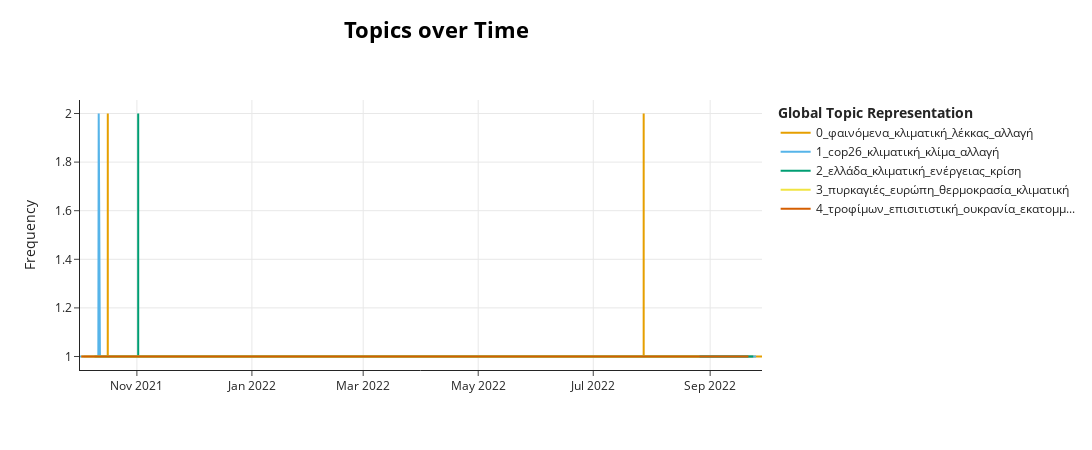

The notebook cell this image was saved under:
### Code cell
topics_over_time = topic_model.topics_over_time(news_list, timestamps)

topic_model.visualize_topics_over_time(topics_over_time)

### Figure 1 — Plotly figure (JSON) as saved in the notebook; plotly's stock layout.template omitted (floating-point values rounded to 4 significant figures; data arrays with more than 128 entries replaced by an {"elided": "..."} marker saying what was removed)
{"data": [{"hoverinfo": "text", "hovertext": {"elided": "247 str values"}, "marker": {"color": "#E69F00"}, "mode": "lines", "name": "0_φαινόμενα_κλιματική_λέκκας_αλλαγή", "type": "scatter", "x": {"elided": "247 str values"}, "y": {"elided": "247 int values"}}, {"hoverinfo": "text", "hovertext": {"elided": "143 str values"}, "marker": {"color": "#56B4E9"}, "mode": "lines", "name": "1_cop26_κλιματική_κλίμα_αλλαγή", "type": "scatter", "x": {"elided": "143 str values"}, "y": {"elided": "143 int values"}}, {"hoverinfo": "text", "hovertext": ["<b>Topic 2</b><br>Words: υπαίθρου, ερημοποίηση, θεσσαλίας, στήριξη, πολιτικών", "<b>Topic 2</b><br>Words: πολιτικές, ελλάδα, μετάβαση, πράσινη, ρόλο", "<b>Topic 2</b><br>Words: πατούλη, πράσινη, περιφερειάρχη, περιφερειών, αττικής", "<b>Topic 2</b><br>Words: αέριο, απε, αποθήκευση, ενεργειακή, περιστέρης", "<b>Topic 2</b><br>Words: ενεργειακή, ελαπε, περιστέρης, μετάβαση, σημείωσε", "<b>Topic 2</b><br>Words: καθημερινή, summits, esg, καραβέλλας, κόστος", "<b>Topic 2</b><br>Words: πάουελ, αλβανία, σεισμός, ερντογάν, ελλάδα", "<b>Topic 2</b><br>Words: μειώνεται, κύπρο, θερμοκρασίες, κλεάνθης, κρίση", "<b>Topic 2</b><br>Words: ελλάδα, πλατεία, κλιματική, κι, κρίση", "<b>Topic 2</b><br>Words: σαουδικής, αραβίας, μητσοτάκης, συνάντηση, κυριάκος", "<b>Topic 2</b><br>Words: κέρι, μητσοτάκης, σαουδική, αραβία, ελλάδα", "<b>Topic 2</b><br>Words: 10, ηπα, 27, τουρκία, θέματα", "<b>Topic 2</b><br>Words: τουρκίας, ηπα, συνάντηση, brahim, kalın", "<b>Topic 2</b><br>Words: μπάιντεν, τζο, ρώμη, δύο, νομοσχέδιο", "<b>Topic 2</b><br>Words: τουρκία, ξένων, δυνάμεων, ενόπλων, κρίση", "<b>Topic 2</b><br>Words: πρωθυπουργός, ελλάδα, πρωθυπουργού, ομιλία, πράσινη", "<b>Topic 2</b><br>Words: ελλάδα, ενέργειας, αφορά, άνθρακα, αντιμετωπίσουμε", "<b>Topic 2</b><br>Words: ελλάδα, ενέργειας, άνθρακα, αντιμετωπίσουμε, μητσοτάκης", "<b>Topic 2</b><br>Words: μητσοτάκης, αποκαλεί, εφαρμόζει, κυβέρνησής, tags", "<b>Topic 2</b><br>Words: πρωθυπουργός, απολιγνιτοποίηση, τόνισε, κυριάκος, μητσοτάκης", "<b>Topic 2</b><br>Words: ελλάδα, ενέργειας, πράσινης, άνθρακα, αντιμετωπίσουμε", "<b>Topic 2</b><br>Words: ελλάδα, ενέργειας, άνθρακα, αντιμετωπίσουμε, προορισμούς", "<b>Topic 2</b><br>Words: ελλάδα, ενέργειας, άνθρακα, αντιμετωπίσουμε, μητσοτάκης", "<b>Topic 2</b><br>Words: ελλάδα, ενέργειας, άνθρακα, αντιμετωπίσουμε, προορισμούς", "<b>Topic 2</b><br>Words: ελλάδα, άνθρακα, παπαμήτσος, μητσοτάκης, πρωθυπουργός", "<b>Topic 2</b><br>Words: ελλάδα, μητσοτάκης, πρωθυπουργός, άνθρακα, αντιμετωπίσουμε", "<b>Topic 2</b><br>Words: ελλάδα, ενέργειας, άνθρακα, αντιμετωπίσουμε, προορισμούς", "<b>Topic 2</b><br>Words: ελλάδα, μητσοτάκης, πρωτοβουλίες, ενέργειας, αφορά", "<b>Topic 2</b><br>Words: photo, ελλάδα, ap, μητσοτάκης, ενέργειας", "<b>Topic 2</b><br>Words: ελλάδα, ενέργειας, αφορά, άνθρακα, αντιμετωπίσουμε", "<b>Topic 2</b><br>Words: ελλάδα, άνθρακα, πρωθυπουργός, ενέργειας, απεξάρτηση", "<b>Topic 2</b><br>Words: ελλάδα, ενέργειας, άνθρακα, αντιμετωπίσουμε, προορισμούς", "<b>Topic 2</b><br>Words: ελλάδα, ενέργειας, άνθρακα, αντιμετωπίσουμε, προορισμούς", "<b>Topic 2</b><br>Words: ελλάδα, ενέργειας, άνθρακα, αντιμετωπίσουμε, προορισμούς", "<b>Topic 2</b><br>Words: ελλάδα, ενέργειας, αφορά, αναφέρθηκε, άνθρακα", "<b>Topic 2</b><br>Words: στιγμή, βίντεο, συνέδριο, ξύπνησε, αιχμαλωτίσει", "<b>Topic 2</b><br>Words: ελλάδα, ενέργειας, άνθρακα, αντιμετωπίσουμε, προορισμούς", "<b>Topic 2</b><br>Words: ελλάδα, ενέργειας, άνθρακα, αντιμετωπίσουμε, προορισμούς", "<b>Topic 2</b><br>Words: ελλάδα, πρωθυπουργός, ενέργειας, αντιμετωπίσουμε, αφορά", "<b>Topic 2</b><br>Words: ελλάδα, άνθρακα, ενέργειας, αφορά, προορισμούς", "<b>Topic 2</b><br>Words: πρωθυπουργός, μητσοτάκης, ενέργειας, υπεράκτια, αιολική", "<b>Topic 2</b><br>Words: ελλάδα, μητσοτάκης, πρωθυπουργός, άνθρακα, αντιμετωπίσουμε", "<b>Topic 2</b><br>Words: ελλάδα, άνθρακα, μητσοτάκης, ενέργειας, αφορά", "<b>Topic 2</b><br>Words: ελλάδα, μπορούμε, πράσινη, πράσινης, απλά", "<b>Topic 2</b><br>Words: ελλάδα, μπορούμε, πράσινη, ιδέες, μητσοτάκης", "<b>Topic 2</b><br>Words: ελλάδα, μπορούμε, πράσινη, πράσινης, απλά", "<b>Topic 2</b><br>Words: ελλάδα, απλά, πράσινη, μπορούμε, πράσινης", "<b>Topic 2</b><br>Words: ελλάδα, μπορούμε, πράσινη, πράσινης, απλά", "<b>Topic 2</b><br>Words: ελλάδα, απλά, πράσινη, μπορούμε, χώρα", "<b>Topic 2</b><br>Words: ελλάδα, πράσινη, μπορούμε, πράσινης, προηγουμένου", "<b>Topic 2</b><br>Words: ελλάδα, μπορούμε, πράσινη, πράσινης, απλά", "<b>Topic 2</b><br>Words: παρέλειψε, απέκρυψε, ελλάδας, πρωθυπουργός, κυβέρνησή", "<b>Topic 2</b><br>Words: mclaren, πρίγκιπας, κάρολος, f1, μπρον", "<b>Topic 2</b><br>Words: παρέλειψε, απέκρυψε, ελλάδας, πρωθυπουργός, κυβέρνησή", "<b>Topic 2</b><br>Words: παρέλειψε, απέκρυψε, ελλάδας, κυβέρνησή, κλιματική", "<b>Topic 2</b><br>Words: μπακογιάννης, δημοτικού, ειδήσεις, kathimerini, δημοτική", "<b>Topic 2</b><br>Words: photo, 12, εμμανουήλ, άγης, ελλάδα", "<b>Topic 2</b><br>Words: υπουργοί, συζήτησαν, εξωτερικών, σούκρι, ανακοινωθέν", "<b>Topic 2</b><br>Words: ελλάδα, κάρβουνου, κλιματική, κλιματικής, κάρβουνο", "<b>Topic 2</b><br>Words: ελλάδα, κι, κλιματική, φυσικό, wwf", "<b>Topic 2</b><br>Words: wwf, προστασία, χρόνια, 30, ασταμάτητα", "<b>Topic 2</b><br>Words: ξέρεις, κάνει, πλεμπαίε, μεγάλε, ψιτ", "<b>Topic 2</b><br>Words: κύπρος, αναστασιάδης, ναυτιλία, συνεπειών, αλλαγής", "<b>Topic 2</b><br>Words: υπερθέρμανσης, διακυβερνητικής, μείωση, οηε, εκπροσώπων", "<b>Topic 2</b><br>Words: οικονομικών, ομολόγου, έκδοσης, ελλάδα, βιώσιμου", "<b>Topic 2</b><br>Words: στουρνάρας, ελλάδα, 2014, πληθωρισμού, πληθωρισμό", "<b>Topic 2</b><br>Words: μητσοτάκη, άρθρο, κυβέρνησης, κλιματική, κυβέρνηση", "<b>Topic 2</b><br>Words: δράσεις, αμυράς, τονίζοντας, υφυπουργός, απομακρυσμένων", "<b>Topic 2</b><br>Words: συνεδριάζει, συνήθως, μπίλντερμπεργκ, φορά, ομάδα", "<b>Topic 2</b><br>Words: κυπριακής, πρωτοβουλία, εξέφρασε, ανέφερε, κλιματική", "<b>Topic 2</b><br>Words: δικαιοσύνης, τσιάρας, ουάσιγκτον, συνέλευσης, γενικής", "<b>Topic 2</b><br>Words: πρώην, μανιάτης, ενέργειας, συζήτηση, υποστήριξε", "<b>Topic 2</b><br>Words: ευρωπαίων, αμερικανών, διακοπών, κακό, φόβος", "<b>Topic 2</b><br>Words: economist, αναφερθεί, τσίπρας, συνέδριο, πανδημά", "<b>Topic 2</b><br>Words: τσίπρας, αναφερθεί, θυμήθηκε, τροφοδοτούσε, επιτεθεί", "<b>Topic 2</b><br>Words: έκταση, ελλάδα, πυρκαγιές, ελλάδας, συνολική", "<b>Topic 2</b><br>Words: κουνουπιών, εντόμων, τζιτζικιών, τριχάς, χρονιά", "<b>Topic 2</b><br>Words: φταίει, κρίση, καταστροφές, κλιματική, κράτος", "<b>Topic 2</b><br>Words: φταίει, κρίση, καταστροφές, αιτίας, κλιματική", "<b>Topic 2</b><br>Words: αμερική, ελλάδα, αντίδραση, καίγεται, κυβέρνηση", "<b>Topic 2</b><br>Words: πυρκαγιά, ελλάδα, πρωθυπουργός, κυβέρνηση, κλιματική", "<b>Topic 2</b><br>Words: κυβέρνηση, ενέργειας, κλιματική, ελλάδα, στρέμματα", "<b>Topic 2</b><br>Words: προοδευτική, ακρίβειας, πολιτικές, συμμαχία, κοινωνίας", "<b>Topic 2</b><br>Words: mcguire, κλιματική, ελλάδα, αντιστροφής, θερμοκρασίας", "<b>Topic 2</b><br>Words: ρεπορτάζ, ελλάδα, spiegel, handelsblatt, χρέους", "<b>Topic 2</b><br>Words: ελλάδα, ocean, conference, our, 2024", "<b>Topic 2</b><br>Words: ελλάδα, ηπα, ναυτιλίας, πρωθυπουργού, ενέργειας", "<b>Topic 2</b><br>Words: ελλάδα, ηπα, ναυτιλίας, πρωθυπουργού, ενέργειας", "<b>Topic 2</b><br>Words: ελλάδα, ναυτιλίας, ωκεανούς, κέρι, κρίσης", "<b>Topic 2</b><br>Words: ελλάδα, ocean, conference, our, διάσκεψη", "<b>Topic 2</b><br>Words: ελλάδα, ηπα, ναυτιλίας, πρωθυπουργού, ενέργειας", "<b>Topic 2</b><br>Words: ελλάδα, πρωθυπουργού, ηπα, κέρι, ναυτιλίας", "<b>Topic 2</b><br>Words: εξωτερικών, υπουργός, τουρκία, δένδιας, πράσινη", "<b>Topic 2</b><br>Words: εξωτερικών, δένδιας, υπουργός, τουρκία, πράσινη", "<b>Topic 2</b><br>Words: ελλάδα, κέρι, ocean, conference, ναυτιλίας", "<b>Topic 2</b><br>Words: ελλάδα, ελλάδας, ενέργειας, τουρκίας, υπερπτήσεις", "<b>Topic 2</b><br>Words: παίξει, ευρώπη, αλτμάιερ, ρόλο, κίνα", "<b>Topic 2</b><br>Words: παίξει, αλτμάιερ, ευρώπη, ρόλο, ελλάδα", "<b>Topic 2</b><br>Words: παίξει, αλτμάιερ, ευρώπη, ρόλο, ελλάδα", "<b>Topic 2</b><br>Words: πρωθυπουργός, εργαλειοποίηση, στείλει, κυριάκος, μητσοτάκης", "<b>Topic 2</b><br>Words: ελλάδα, πρωθυπουργός, τουρκία, αιγαίο, διεκδικήσεις"], "marker": {"color": "#009E73"}, "mode": "lines", "name": "2_ελλάδα_κλιματική_ενέργειας_κρίση", "type": "scatter", "x": ["2021-10-09T12:34:00", "2021-10-11T06:01:43", "2021-10-12T22:15:00", "2021-10-13T08:08:04", "2021-10-14T13:28:32", "2021-10-19T18:12:00", "2021-10-19T19:00:00", "2021-10-21T11:22:00", "2021-10-25T07:39:00", "2021-10-25T10:18:00", "2021-10-26T08:34:00", "2021-10-27T15:18:53", "2021-10-27T18:20:59", "2021-10-30T07:53:00", "2021-10-31T05:45:02", "2021-11-01T15:07:59", "2021-11-01T15:08:00", "2021-11-01T15:10:55", "2021-11-01T15:11:35", "2021-11-01T15:43:46", "2021-11-01T15:50:00", "2021-11-01T16:13:39", "2021-11-01T16:17:49", "2021-11-01T16:24:35", "2021-11-01T16:33:30", "2021-11-01T16:45:00", "2021-11-01T16:45:35", "2021-11-01T16:45:50", "2021-11-01T16:47:26", "2021-11-01T16:49:00", "2021-11-01T16:52:33", "2021-11-01T16:59:21", "2021-11-01T17:10:10", "2021-11-01T17:21:15", "2021-11-01T17:30:00", "2021-11-01T17:32:44", "2021-11-01T18:00:30", "2021-11-01T18:17:21", "2021-11-01T18:45:00", "2021-11-01T21:01:57", "2021-11-02T07:04:00", "2021-11-02T10:49:46", "2021-11-02T12:40:22", "2021-11-03T08:52:00", "2021-11-03T08:54:01", "2021-11-03T08:55:00", "2021-11-03T09:03:11", "2021-11-03T09:06:50", "2021-11-03T09:07:01", "2021-11-03T10:00:00", "2021-11-03T10:08:41", "2021-11-05T10:44:19", "2021-11-05T11:02:30", "2021-11-05T14:38:34", "2021-11-06T13:55:00", "2021-11-08T20:13:00", "2021-11-13T05:00:43", "2021-11-19T23:25:40", "2021-12-04T10:00:28", "2021-12-16T06:53:07", "2021-12-16T20:04:44", "2022-01-28T09:40:11", "2022-02-11T12:00:00", "2022-04-11T18:28:42", "2022-04-19T18:10:33", "2022-05-07T11:51:18", "2022-05-23T18:18:40", "2022-05-25T17:59:32", "2022-06-01T13:48:58", "2022-06-07T12:49:00", "2022-06-09T17:18:49", "2022-06-11T19:54:00", "2022-07-01T20:55:00", "2022-07-07T17:36:28", "2022-07-07T19:00:00", "2022-07-08T15:27:32", "2022-07-13T09:34:10", "2022-07-20T17:15:56", "2022-07-21T05:42:04", "2022-07-22T18:19:00", "2022-07-23T13:30:02", "2022-07-25T11:00:42", "2022-07-26T08:45:00", "2022-08-06T12:11:01", "2022-08-19T11:00:00", "2022-08-29T11:09:00", "2022-08-29T12:00:40", "2022-08-29T12:06:56", "2022-08-29T12:20:25", "2022-08-29T12:30:00", "2022-08-29T13:50:48", "2022-08-29T14:02:00", "2022-08-29T17:19:09", "2022-08-29T19:00:23", "2022-08-30T07:48:00", "2022-08-31T17:24:00", "2022-09-09T08:33:32", "2022-09-09T09:18:03", "2022-09-09T09:22:06", "2022-09-23T16:46:13", "2022-09-23T20:10:43"], "y": [1, 1, 1, 1, 1, 1, 1, 1, 1, 1, 1, 1, 1, 1, 1, 1, 1, 1, 1, 1, 1, 1, 1, 1, 1, 1, 2, 1, 1, 1, 1, 1, 1, 1, 1, 1, 1, 1, 2, 1, 1, 1, 1, 1, 1, 1, 1, 1, 1, 1, 1, 1, 1, 1, 1, 1, 1, 1, 1, 1, 1, 1, 1, 1, 1, 1, 1, 1, 1, 1, 1, 1, 1, 1, 1, 1, 1, 1, 1, 1, 1, 1, 1, 1, 1, 1, 1, 1, 1, 1, 1, 1, 1, 1, 1, 1, 1, 1, 1, 1, 1]}, {"hoverinfo": "text", "hovertext": ["<b>Topic 3</b><br>Words: αλλαγή, πολιτικής, πυρκαγιές, προστασίας, κλιματική", "<b>Topic 3</b><br>Words: ανέμων, ft, μειωθεί, vortex, πόλων", "<b>Topic 3</b><br>Words: αλλαγή, κλιματική, αλλαγής, άρθρων, κλιματικής", "<b>Topic 3</b><br>Words: πλημμυρισμένα, βρέχει, χωράφια, ευθύνεται, δυστυχώς", "<b>Topic 3</b><br>Words: πυρκαγιές, κλιματική, διαχείριση, αλλαγή, πολίτη", "<b>Topic 3</b><br>Words: πυρκαγιές, ντοκιμαντέρ, ελλάς, cinedoc, wwf", "<b>Topic 3</b><br>Words: πυρκαγιές, ντοκιμαντέρ, ελλάς, cinedoc, wwf", "<b>Topic 3</b><br>Words: κλιματική, αλλαγή, πυρκαγιές, πόλεις, γλασκώβη", "<b>Topic 3</b><br>Words: ευρώπη, πυρκαγιές, ρεκόρ, συχνότητα, χρόνια", "<b>Topic 3</b><br>Words: θεοδοσόπουλος, χειμώνα, προγνώστης, βαθμούς, μετεωρολόγος", "<b>Topic 3</b><br>Words: 07, 11, 2021, ευρωπη, ισπανία", "<b>Topic 3</b><br>Words: wwf, καταστολή, πυρκαγιές, πρόληψη, πυρκαγιών", "<b>Topic 3</b><br>Words: πυρκαγιές, κλιματική, αυστραλία, παράγοντας, csiro", "<b>Topic 3</b><br>Words: φωτιές, εμπρηστές, πυρκαγιές, κλιματική, καλοκαίρι", "<b>Topic 3</b><br>Words: 14, 03, 2022, 13, κλιματική", "<b>Topic 3</b><br>Words: εδαφών, εδάφη, υποβάθμιση, αφορά, πυρκαγιές", "<b>Topic 3</b><br>Words: βαθμούς, πιθανότητα, άνθρακα, εκπομπές, άνοδος", "<b>Topic 3</b><br>Words: πιθανότητα, βαθμούς, άνθρακα, εκπομπές, άνοδος", "<b>Topic 3</b><br>Words: βαθμούς, πιθανότητα, άνθρακα, εκπομπές, άνοδος", "<b>Topic 3</b><br>Words: and, επαυπς, responders, μετέχει, first", "<b>Topic 3</b><br>Words: climpact, κλιματική, ατμοσφαιρική, θερμοκρασία, αλλαγή", "<b>Topic 3</b><br>Words: κρίσεων, κινδύνων, διεργασίες, σταδίου, κινδύνου", "<b>Topic 3</b><br>Words: νότια, εποχή, ισπανία, γαλλία, στροφή", "<b>Topic 3</b><br>Words: ευρώπη, ζέστη, γαλλία, ισπανία, θερμοκρασίες", "<b>Topic 3</b><br>Words: πυρκαγιές, πυρκαγιών, drones, ευρώπη, κλιματική", "<b>Topic 3</b><br>Words: πυρκαγιές, κλιματικής, εμπρησμού, αλλαγή, κλιματική", "<b>Topic 3</b><br>Words: 01, 07, 2022, πυρκαγιές, 11", "<b>Topic 3</b><br>Words: πυρκαγιές, πυρκαγιών, περιόδου, διάρκεια, παγκοσμίως", "<b>Topic 3</b><br>Words: ακραίων, καιρικών, φαινομένων, κλιματικής, ευρώπη", "<b>Topic 3</b><br>Words: αηδίες, εργαστηριακές, μπουκώσουν, γιά, ταπύρινα", "<b>Topic 3</b><br>Words: ευρώπη, ζέστη, βολβού, υγρού, θερμοκρασίες", "<b>Topic 3</b><br>Words: πυρκαγιές, ευρώπη, θερμοκρασίες, περισσότερα, καύσωνας", "<b>Topic 3</b><br>Words: 07, 18, ευρώπη, 2022, πυρκαγιές", "<b>Topic 3</b><br>Words: πλανήτη, ολοένα, περιοχές, ευρώπη, καύσωνα", "<b>Topic 3</b><br>Words: πλανήτη, ολοένα, ευρώπη, περιοχές, καύσωνα", "<b>Topic 3</b><br>Words: πλανήτη, ολοένα, περιοχές, ευρώπη, καύσωνα", "<b>Topic 3</b><br>Words: πλανήτη, ολοένα, περιοχές, ευρώπη, καύσωνα", "<b>Topic 3</b><br>Words: αλλαγή, μπορείς, κλιματική, κάνεις, πυρκαγιές", "<b>Topic 3</b><br>Words: πουλάνε, νορμάλ, αέρα, φωτιές, θερμοκρασίες", "<b>Topic 3</b><br>Words: πυρκαγιές, θερμοκρασία, ευρώπη, αύξηση, στοιχεία", "<b>Topic 3</b><br>Words: πυρκαγιές, θερμοκρασία, ευρώπη, αύξηση, στοιχεία", "<b>Topic 3</b><br>Words: πυρκαγιές, θερμοκρασία, ευρώπη, αύξηση, στοιχεία", "<b>Topic 3</b><br>Words: πυρκαγιές, θερμοκρασία, αύξηση, ευρώπη, στοιχεία", "<b>Topic 3</b><br>Words: πυρκαγιές, θερμοκρασία, ευρώπη, αύξηση, στοιχεία", "<b>Topic 3</b><br>Words: πυρκαγιές, θερμοκρασία, ευρώπη, αύξηση, στοιχεία", "<b>Topic 3</b><br>Words: πυρκαγιές, vouchers, διπλασιάζονται, ελλάδα, 400", "<b>Topic 3</b><br>Words: πυρκαγιές, θερμοκρασία, ευρώπη, αύξηση, στοιχεία", "<b>Topic 3</b><br>Words: πυρκαγιές, θερμοκρασία, ευρώπη, αύξηση, στοιχεία", "<b>Topic 3</b><br>Words: πυρκαγιές, θερμοκρασία, ευρώπη, αύξηση, στοιχεία", "<b>Topic 3</b><br>Words: πυρκαγιές, θερμοκρασία, ευρώπη, αύξηση, στοιχεία", "<b>Topic 3</b><br>Words: πυρκαγιές, θερμοκρασία, ευρώπη, αύξηση, στοιχεία", "<b>Topic 3</b><br>Words: θερμοκρασία, αύξηση, στοιχεία, ευρώπη, κλιματική", "<b>Topic 3</b><br>Words: πυρκαγιές, θερμοκρασία, ευρώπη, στοιχεία, αύξηση", "<b>Topic 3</b><br>Words: πυρκαγιές, θερμοκρασία, ευρώπη, αύξηση, στοιχεία", "<b>Topic 3</b><br>Words: θερμοκρασία, αύξηση, στοιχεία, ευρώπη, κλιματική", "<b>Topic 3</b><br>Words: πυρκαγιές, θερμοκρασία, ευρώπη, αύξηση, στοιχεία", "<b>Topic 3</b><br>Words: πυρκαγιές, θερμοκρασία, ευρώπη, αύξηση, στοιχεία", "<b>Topic 3</b><br>Words: πυρκαγιές, θερμοκρασία, ευρώπη, αύξηση, στοιχεία", "<b>Topic 3</b><br>Words: θερμοκρασία, αύξηση, στοιχεία, ευρώπη, κλιματική", "<b>Topic 3</b><br>Words: πυρκαγιές, θερμοκρασία, ευρώπη, αύξηση, στοιχεία", "<b>Topic 3</b><br>Words: πυρκαγιές, θερμοκρασία, ευρώπη, αύξηση, στοιχεία", "<b>Topic 3</b><br>Words: πυρκαγιές, θερμοκρασία, ευρώπη, αύξηση, στοιχεία", "<b>Topic 3</b><br>Words: θερμοκρασία, στοιχεία, αύξηση, ευρώπη, κλιματική", "<b>Topic 3</b><br>Words: πυρκαγιές, στοιχεία, μπε, απε, ελλάδα", "<b>Topic 3</b><br>Words: πυρκαγιές, κλιματική, αλλαγή, στοιχεία, παιδιά", "<b>Topic 3</b><br>Words: πυρκαγιές, θερμοκρασία, ευρώπη, αύξηση, στοιχεία", "<b>Topic 3</b><br>Words: πυρκαγιές, θερμοκρασία, ευρώπη, αύξηση, στοιχεία", "<b>Topic 3</b><br>Words: πυρκαγιές, θερμοκρασία, ευρώπη, αύξηση, στοιχεία", "<b>Topic 3</b><br>Words: πυρκαγιές, θερμοκρασία, ευρώπη, αύξηση, στοιχεία", "<b>Topic 3</b><br>Words: πυρκαγιές, θερμοκρασία, ευρώπη, αύξηση, στοιχεία", "<b>Topic 3</b><br>Words: πυρκαγιές, θερμοκρασία, ευρώπη, αύξηση, στοιχεία", "<b>Topic 3</b><br>Words: πυρκαγιές, θερμοκρασία, κλιματική, ευρώπη, αλλαγή", "<b>Topic 3</b><br>Words: πυρκαγιές, θερμοκρασία, κλιματική, ευρώπη, αλλαγή", "<b>Topic 3</b><br>Words: πυρκαγιές, θερμοκρασία, ευρώπη, αύξηση, στοιχεία", "<b>Topic 3</b><br>Words: πυρκαγιές, στοιχεία, ελλάδα, ανάγνωση, αμφιβολίας", "<b>Topic 3</b><br>Words: πυρκαγιές, θερμοκρασία, ευρώπη, αύξηση, στοιχεία", "<b>Topic 3</b><br>Words: πυρκαγιές, ευρώπη, κλιματική, θερμοκρασία, αλλαγή", "<b>Topic 3</b><br>Words: πυρκαγιές, θερμοκρασία, ευρώπη, στοιχεία, αύξηση", "<b>Topic 3</b><br>Words: πυρκαγιές, θερμοκρασία, ευρώπη, αύξηση, κλιματική", "<b>Topic 3</b><br>Words: πυρκαγιές, θερμοκρασία, ευρώπη, αύξηση, στοιχεία", "<b>Topic 3</b><br>Words: μέση, συχνά, ανατολή, θερμοκρασίες, πυρκαγιές", "<b>Topic 3</b><br>Words: ιουλίου, πυρκαγιές, θερμοκρασίες, κύμα, πάγου", "<b>Topic 3</b><br>Words: πυρκαγιάς, κινδύνου, αύξηση, πυρκαγιών, ευρώπη", "<b>Topic 3</b><br>Words: πυρκαγιάς, κινδύνου, αύξηση, ευρώπη, πυρκαγιών", "<b>Topic 3</b><br>Words: πυρκαγιές, πυρκαγιών, πυροσβέστες, δασικών, δασικές", "<b>Topic 3</b><br>Words: πυρκαγιές, ευρώπη, πυρκαγιών, κλιματική, αύξηση", "<b>Topic 3</b><br>Words: πυρκαγιές, αναμένεται, μέση, θερμοκρασία, ελλάδα", "<b>Topic 3</b><br>Words: mcguire, πυρκαγιές, θερμοκρασία, λέει, κλιματική", "<b>Topic 3</b><br>Words: 01, 08, 2022, επιστημονικα, νεα", "<b>Topic 3</b><br>Words: πυρκαγιές, στρέμματα, χρόνια, υπηρεσία, δασική", "<b>Topic 3</b><br>Words: ζέστη, θανάτων, κλιματική, 2018, πυρκαγιές", "<b>Topic 3</b><br>Words: 08, 2022, 11, ευρώπη, πυρκαγιές", "<b>Topic 3</b><br>Words: πυρκαγιές, φωτιές, επανδρωμένα, χαρακτηριστούν, δάση", "<b>Topic 3</b><br>Words: ευρώπη, ισπανία, ιταλία, βαλένθια, σαρώνουν", "<b>Topic 3</b><br>Words: 08, 25, 2022, δασών, επιστημονικα", "<b>Topic 3</b><br>Words: πυρκαγιές, θερμοκρασίας, θυελλώδεις, ελλάδα, αύξηση"], "marker": {"color": "#F0E442"}, "mode": "lines", "name": "3_πυρκαγιές_ευρώπη_θερμοκρασία_κλιματική", "type": "scatter", "x": ["2021-10-02T13:10:11", "2021-10-08T11:44:33", "2021-10-08T13:00:00", "2021-10-15T17:15:25", "2021-10-22T09:35:43", "2021-10-26T08:31:00", "2021-10-26T09:50:57", "2021-10-31T07:00:00", "2021-11-03T09:30:48", "2021-11-07T11:00:00", "2021-11-07T17:12:53", "2021-11-18T21:28:00", "2021-11-29T11:48:18", "2022-01-13T07:11:25", "2022-03-14T12:38:49", "2022-04-04T06:10:00", "2022-04-14T08:30:49", "2022-04-14T16:10:06", "2022-04-14T20:54:00", "2022-04-17T17:43:03", "2022-06-05T07:03:00", "2022-06-08T10:30:00", "2022-06-14T12:00:14", "2022-06-23T03:00:14", "2022-06-27T06:01:31", "2022-06-29T07:10:00", "2022-07-01T07:52:32", "2022-07-01T15:00:38", "2022-07-03T05:45:51", "2022-07-17T11:58:48", "2022-07-17T19:24:22", "2022-07-18T08:08:00", "2022-07-18T09:11:00", "2022-07-18T10:42:43", "2022-07-18T12:45:00", "2022-07-19T03:33:42", "2022-07-19T04:08:00", "2022-07-19T13:08:52", "2022-07-21T14:16:49", "2022-07-23T05:03:00", "2022-07-23T05:15:00", "2022-07-23T05:43:54", "2022-07-23T06:00:00", "2022-07-23T06:09:23", "2022-07-23T06:29:00", "2022-07-23T06:31:56", "2022-07-23T06:39:04", "2022-07-23T06:46:39", "2022-07-23T07:01:55", "2022-07-23T07:09:12", "2022-07-23T07:19:32", "2022-07-23T07:23:00", "2022-07-23T07:34:51", "2022-07-23T07:37:30", "2022-07-23T07:44:40", "2022-07-23T07:49:00", "2022-07-23T07:52:00", "2022-07-23T08:21:45", "2022-07-23T08:30:13", "2022-07-23T08:36:32", "2022-07-23T08:38:00", "2022-07-23T09:10:00", "2022-07-23T09:19:54", "2022-07-23T09:22:43", "2022-07-23T09:56:08", "2022-07-23T10:00:07", "2022-07-23T10:15:05", "2022-07-23T10:30:00", "2022-07-23T12:30:00", "2022-07-23T12:44:09", "2022-07-23T14:00:00", "2022-07-23T14:30:53", "2022-07-23T15:40:10", "2022-07-23T16:00:53", "2022-07-23T23:10:00", "2022-07-24T06:30:57", "2022-07-24T10:18:35", "2022-07-24T11:06:00", "2022-07-24T13:00:00", "2022-07-25T15:10:39", "2022-07-25T21:10:00", "2022-07-26T02:40:58", "2022-07-28T15:15:00", "2022-07-28T19:50:29", "2022-07-29T16:49:00", "2022-07-30T04:45:05", "2022-07-31T08:08:35", "2022-08-01T04:50:39", "2022-08-01T08:38:23", "2022-08-05T09:35:13", "2022-08-06T10:37:26", "2022-08-11T03:00:00", "2022-08-13T06:57:06", "2022-08-19T18:54:00", "2022-08-25T15:47:14", "2022-08-26T08:53:00"], "y": [1, 1, 1, 1, 1, 1, 1, 1, 1, 1, 1, 1, 1, 1, 1, 1, 1, 1, 1, 1, 1, 1, 1, 1, 1, 1, 1, 1, 1, 1, 1, 1, 1, 1, 1, 1, 1, 1, 1, 1, 1, 1, 1, 1, 1, 1, 1, 1, 1, 1, 1, 1, 1, 1, 1, 1, 1, 1, 1, 1, 1, 1, 1, 1, 1, 1, 1, 1, 1, 1, 1, 1, 1, 1, 1, 1, 1, 1, 1, 1, 1, 1, 1, 1, 1, 1, 1, 1, 1, 1, 1, 1, 1, 1, 1, 1]}, {"hoverinfo": "text", "hovertext": ["<b>Topic 4</b><br>Words: τροφίμων, τιμές, τιμών, τρόφιμα, fao", "<b>Topic 4</b><br>Words: τροφίμων, τιμές, τιμών, τρόφιμα, fao", "<b>Topic 4</b><br>Words: μαρκετ, ράφια, σούπερ, video, αυξήσεις", "<b>Topic 4</b><br>Words: αμνηστία, διεθνής, ξηρασία, μαδαγασκάρης, ανθρωπιστική", "<b>Topic 4</b><br>Words: αμνηστία, διεθνής, ξηρασία, μαδαγασκάρης, ανθρωπιστική", "<b>Topic 4</b><br>Words: αμνηστία, διεθνής, ξηρασία, μαδαγασκάρης, έκθεση", "<b>Topic 4</b><br>Words: αμνηστία, διεθνής, ξηρασία, μαδαγασκάρης, ανθρωπιστική", "<b>Topic 4</b><br>Words: αμνηστία, διεθνής, ξηρασία, mixanitouxronou, μαδαγασκάρης", "<b>Topic 4</b><br>Words: εκατομμύρια, πεπ, αφγανιστάν, λιμού, οξείας", "<b>Topic 4</b><br>Words: λουκασένκο, λευκορωσία, ειδήσεις, καθεστώς, kathimerini", "<b>Topic 4</b><br>Words: σουδάν, νότιο, νιώθουμε, πλημμύρες, τροφίμων", "<b>Topic 4</b><br>Words: σομαλία, οηε, βοήθεια, ανθρωπιστική, συγκρούσεις", "<b>Topic 4</b><br>Words: σομαλία, οηε, βοήθεια, ανθρωπιστική, συγκρούσεις", "<b>Topic 4</b><br>Words: σομαλία, βοήθεια, οηε, ανθρωπιστική, συγκρούσεις", "<b>Topic 4</b><br>Words: σομαλία, οηε, βοήθεια, ανθρωπιστική, συγκρούσεις", "<b>Topic 4</b><br>Words: σομαλία, οηε, βοήθεια, ανθρωπιστική, συγκρούσεις", "<b>Topic 4</b><br>Words: σομαλία, βοήθεια, ανθρωπιστική, οηε, συγκρούσεις", "<b>Topic 4</b><br>Words: σομαλία, οηε, βοήθεια, ανθρωπιστική, συγκρούσεις", "<b>Topic 4</b><br>Words: σομαλία, οηε, βοήθεια, ανθρωπιστική, εκατομμύρια", "<b>Topic 4</b><br>Words: ιθακης, κεθεα, κοινότητας, προϊόντα, προϊόντων", "<b>Topic 4</b><br>Words: 08, 02, 2022, εκατομμύρια, τροφίμων", "<b>Topic 4</b><br>Words: δήλωσαν, ηγέτες, g7, ιστορίας, ουκρανία", "<b>Topic 4</b><br>Words: πρόβλημα, λεπτά, καρτέλ, ψωμιού, τιμή", "<b>Topic 4</b><br>Words: ουκρανία, ρωσία, σιταριού, τροφίμων, εξαγωγές", "<b>Topic 4</b><br>Words: τροφίμων, οηε, αλυσιδωτές, αναφέρει, τιμές", "<b>Topic 4</b><br>Words: τροφίμων, επισιτιστική, ουκρανία, παραγωγή, τιμές", "<b>Topic 4</b><br>Words: ρωσία, τροφίμων, ουκρανία, ουκρανίας, πούτιν", "<b>Topic 4</b><br>Words: επισιτιστική, πόλεμος, ξεμένουμε, κλείδωμα, εξεγέρσεις", "<b>Topic 4</b><br>Words: ποικιλιών, τοπικών, βιοποικιλότητας, τροφίμων, γεωργίας", "<b>Topic 4</b><br>Words: εκατομμύρια, επισιτιστική, 2022, μαΐου, τροφίμων", "<b>Topic 4</b><br>Words: τροφίμων, κρίση, επισιτιστική, εκατομμύρια, οηε", "<b>Topic 4</b><br>Words: τροφίμων, επισιτιστική, ουκρανία, τιμές, χώρες", "<b>Topic 4</b><br>Words: τροφίμων, επισιτιστική, ουκρανία, τιμές, χώρες", "<b>Topic 4</b><br>Words: τροφίμων, επισιτιστική, ουκρανία, τιμές, χώρες", "<b>Topic 4</b><br>Words: τροφίμων, επισιτιστική, τιμές, ουκρανία, κρίση", "<b>Topic 4</b><br>Words: επισιτιστικής, δήλωσε, επισιτιστική, g20, κρίση", "<b>Topic 4</b><br>Words: φάσο, μπουρκίνα, γκράντι, τσαντ, σάχελ", "<b>Topic 4</b><br>Words: μουστάρδας, γάλλων, dijon, μουστάρδα, ντιζόν", "<b>Topic 4</b><br>Words: τροφίμων, αβοκάντο, τιμές, επισιτιστική, ανησυχείτε", "<b>Topic 4</b><br>Words: πείνα, μαδαγασκάρη, μαδαγασκάρης, λιμό, κέρε", "<b>Topic 4</b><br>Words: επισιτιστική, πολέμου, ρωσία, γκρίνφιλντ, τροφίμων", "<b>Topic 4</b><br>Words: επισιτιστική, πολέμου, ρωσία, τροφίμων, γκρίνφιλντ", "<b>Topic 4</b><br>Words: επισιτιστική, πολέμου, ρωσία, τροφίμων, δολάρια", "<b>Topic 4</b><br>Words: επισιτιστική, πολέμου, ρωσία, γκρίνφιλντ, τροφίμων", "<b>Topic 4</b><br>Words: επισιτιστική, πολέμου, ρωσία, τροφίμων, γκρίνφιλντ", "<b>Topic 4</b><br>Words: επισιτιστική, πολέμου, ρωσία, γκρίνφιλντ, τροφίμων", "<b>Topic 4</b><br>Words: επισιτιστική, πολέμου, ρωσία, τροφίμων, γκρίνφιλντ", "<b>Topic 4</b><br>Words: επισιτιστική, πολέμου, ρωσία, γκρίνφιλντ, τροφίμων", "<b>Topic 4</b><br>Words: επισιτιστική, πολέμου, ρωσία, γκρίνφιλντ, τροφίμων", "<b>Topic 4</b><br>Words: επισιτιστική, πολέμου, ρωσία, γκρίνφιλντ, τροφίμων", "<b>Topic 4</b><br>Words: επισιτιστική, πολέμου, ρωσία, γκρίνφιλντ, τροφίμων", "<b>Topic 4</b><br>Words: επισιτιστική, πολέμου, ρωσία, γκρίνφιλντ, τροφίμων", "<b>Topic 4</b><br>Words: επισιτιστική, πολέμου, ρωσία, ουκρανία, τροφίμων", "<b>Topic 4</b><br>Words: επισιτιστική, πολέμου, ρωσία, γκρίνφιλντ, τροφίμων", "<b>Topic 4</b><br>Words: επισιτιστική, πολέμου, ρωσία, γκρίνφιλντ, τροφίμων", "<b>Topic 4</b><br>Words: επισιτιστική, πολέμου, ρωσία, τροφίμων, δολάρια", "<b>Topic 4</b><br>Words: επισιτιστική, πολέμου, ρωσία, γκρίνφιλντ, τροφίμων", "<b>Topic 4</b><br>Words: επισιτιστική, γκρίνφιλντ, τροφίμων, ουκρανία, κυρώσεις", "<b>Topic 4</b><br>Words: επισιτιστική, πολέμου, ρωσία, τροφίμων, δολάρια", "<b>Topic 4</b><br>Words: επισιτιστική, πολέμου, ρωσία, τροφίμων, γκρίνφιλντ", "<b>Topic 4</b><br>Words: jquery, appendto, ρώσος, ρωσία, empty", "<b>Topic 4</b><br>Words: τροφίμων, πείνας, οηε, λιμό, ουκρανία", "<b>Topic 4</b><br>Words: jquery, appendto, empty, dv200, dv202", "<b>Topic 4</b><br>Words: εκατομμύρια, φλάισερ, wfp, έλλειψη, επισιτιστική", "<b>Topic 4</b><br>Words: εκατομμύρια, φλάισερ, επισιτιστική, wfp, ιράκ", "<b>Topic 4</b><br>Words: wfp, φλάισερ, εκατομμύρια, άνθρωποι, συγκρούσεις", "<b>Topic 4</b><br>Words: wfp, φλάισερ, εκατομμύρια, πόλεμος, παγκοσμίως", "<b>Topic 4</b><br>Words: επισιτιστική, γυναίκες, τροφίμων, εκατομμύρια, ουκρανία", "<b>Topic 4</b><br>Words: 09, 2022, εκατομμύρια, 16, επισιτιστική", "<b>Topic 4</b><br>Words: συνέλευση, γενική, ουκρανία, επισιτιστική, οηε"], "marker": {"color": "#D55E00"}, "mode": "lines", "name": "4_τροφίμων_επισιτιστική_ουκρανία_εκατομμ...", "type": "scatter", "x": ["2021-10-02T11:58:38", "2021-10-02T20:21:42", "2021-10-26T13:15:00", "2021-10-27T10:50:36", "2021-10-27T11:03:30", "2021-10-27T11:05:24", "2021-10-27T14:35:45", "2021-10-27T15:30:18", "2021-11-08T04:37:27", "2021-11-08T23:10:00", "2021-12-12T05:12:00", "2021-12-20T07:49:04", "2021-12-20T07:56:00", "2021-12-20T07:57:24", "2021-12-20T08:12:21", "2021-12-20T08:30:00", "2021-12-20T08:38:00", "2021-12-20T09:06:24", "2021-12-20T09:13:37", "2021-12-26T17:50:03", "2022-02-08T11:07:39", "2022-02-24T17:00:00", "2022-03-17T11:51:37", "2022-03-25T23:39:00", "2022-04-15T06:29:09", "2022-05-05T18:15:39", "2022-05-22T20:55:50", "2022-05-29T13:49:33", "2022-06-01T16:51:11", "2022-06-01T22:33:00", "2022-06-12T05:10:00", "2022-06-14T15:37:43", "2022-06-14T18:00:20", "2022-06-14T18:51:26", "2022-06-15T04:36:08", "2022-07-15T09:19:44", "2022-07-15T11:35:31", "2022-07-16T23:07:00", "2022-08-02T21:00:00", "2022-08-05T02:40:02", "2022-08-05T16:53:00", "2022-08-05T17:08:18", "2022-08-05T17:08:39", "2022-08-05T17:10:16", "2022-08-05T17:15:00", "2022-08-05T17:16:00", "2022-08-05T17:28:42", "2022-08-05T17:30:22", "2022-08-05T17:30:32", "2022-08-05T17:50:00", "2022-08-05T18:03:43", "2022-08-05T18:12:58", "2022-08-05T18:20:14", "2022-08-05T18:21:00", "2022-08-05T18:45:00", "2022-08-05T18:58:24", "2022-08-05T19:38:00", "2022-08-05T20:03:00", "2022-08-05T20:15:00", "2022-08-06T04:56:00", "2022-08-06T19:00:00", "2022-08-16T12:11:49", "2022-08-24T16:15:00", "2022-08-24T18:00:02", "2022-08-24T19:44:51", "2022-08-25T07:11:10", "2022-08-25T08:13:46", "2022-08-30T06:50:13", "2022-09-16T09:40:29", "2022-09-21T06:54:00"], "y": [1, 1, 1, 1, 1, 1, 1, 1, 1, 1, 1, 1, 1, 1, 1, 1, 1, 1, 1, 1, 1, 1, 1, 1, 1, 1, 1, 1, 1, 1, 1, 1, 1, 1, 1, 1, 1, 1, 1, 1, 1, 1, 1, 1, 1, 1, 1, 1, 1, 1, 1, 1, 1, 1, 1, 1, 1, 1, 1, 1, 1, 1, 1, 1, 1, 1, 1, 1, 1, 1]}], "layout": {"height": 450, "hoverlabel": {"bgcolor": "white", "font": {"family": "Rockwell", "size": 16}}, "legend": {"title": {"text": "<b>Global Topic Representation"}}, "title": {"font": {"color": "Black", "size": 22}, "text": "<b>Topics over Time", "x": 0.4, "xanchor": "center", "y": 0.95, "yanchor": "top"}, "width": 1250, "xaxis": {"autorange": true, "range": ["2021-10-01 20:02:49", "2022-09-28 11:42:05"], "showgrid": true, "type": "date"}, "yaxis": {"autorange": true, "range": [0.9444, 2.056], "showgrid": true, "title": {"text": "Frequency"}, "type": "linear"}}}
